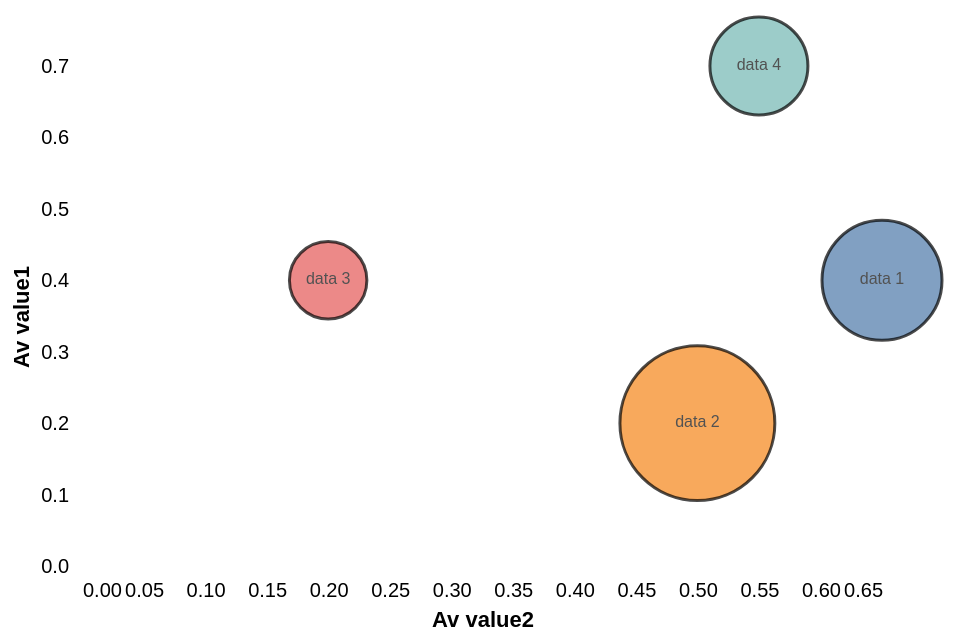

Write the Vega-Lite specification saved for this chart.
### Vega-Lite specification from a JSON file in a GitHub repository (floating-point values rounded to 4 significant figures)
{"$schema": "https://vega.github.io/schema/vega-lite/v2.json", "description": "Bubble Plot", "width": 400, "height": 250, "data": {"values": [{"value1": 0.4, "value2": 0.65, "bonus": 1200, "data": "data 1"}, {"value1": 0.2, "value2": 0.5, "bonus": 2000, "data": "data 2"}, {"value1": 0.4, "value2": 0.2, "bonus": 500, "data": "data 3"}, {"value1": 0.7, "value2": 0.55, "bonus": 800, "data": "data 4"}]}, "layer": [{"mark": {"type": "point", "filled": true, "stroke": "#000", "strokeWidth": 1.5}, "encoding": {"y": {"field": "value1", "type": "quantitative", "axis": {"title": "Av value1", "ticks": false, "domain": false, "labelPadding": 7, "grid": false}}, "x": {"field": "value2", "type": "quantitative", "axis": {"title": "Av value2", "ticks": false, "domain": false, "labelPadding": 7, "grid": false, "format": ".2f"}}, "size": {"field": "bonus", "type": "quantitative", "scale": {"range": [0, 6000]}, "legend": null}, "color": {"field": "data", "type": "nominal", "legend": null}}}, {"mark": {"type": "text", "baseline": "middle", "align": "center", "fontSize": 8, "color": "#525252"}, "encoding": {"y": {"field": "value1", "type": "quantitative", "axis": {"title": "Av value1", "ticks": false, "domain": false, "labelPadding": 7, "grid": false}}, "x": {"field": "value2", "type": "quantitative", "axis": {"title": "Av value2", "ticks": false, "domain": false, "labelPadding": 7, "grid": false, "format": ".2f"}}, "text": {"field": "data", "type": "nominal"}}}], "config": {"view": {"stroke": "#FFF"}}}
